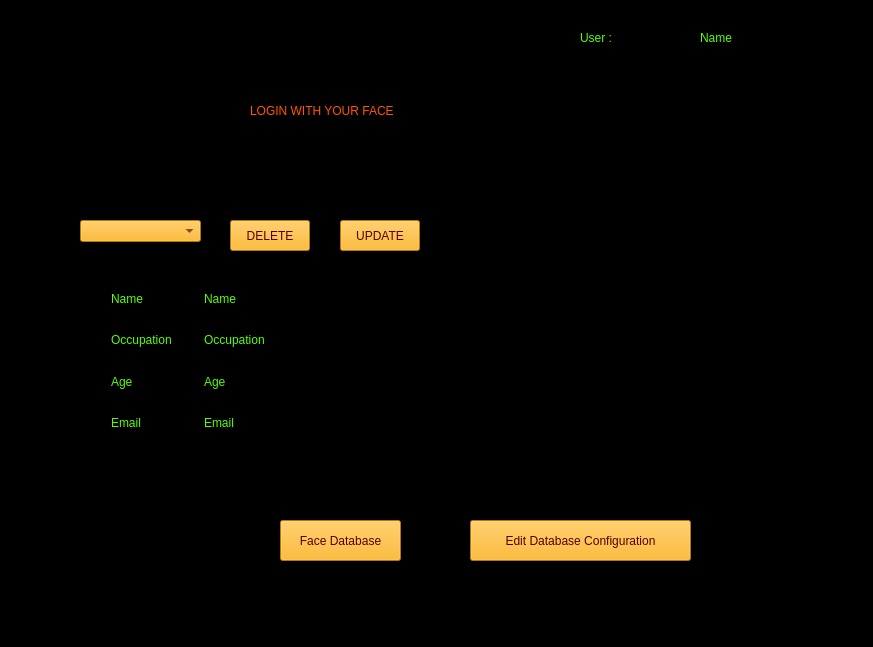
<?xml version="1.0" encoding="UTF-8"?>
<ui version="4.0">
 <class>ControlPanel</class>
 <widget class="QWidget" name="ControlPanel">
  <property name="geometry">
   <rect>
    <x>0</x>
    <y>0</y>
    <width>873</width>
    <height>647</height>
   </rect>
  </property>
  <property name="windowTitle">
   <string>ControlPanel</string>
  </property>
  <property name="styleSheet">
   <string notr="true">background-color: rgb(0, 0, 0);</string>
  </property>
  <widget class="QLabel" name="loginLabel">
   <property name="geometry">
    <rect>
     <x>250</x>
     <y>60</y>
     <width>481</width>
     <height>101</height>
    </rect>
   </property>
   <property name="styleSheet">
    <string notr="true">background-color: rgba(255, 255, 255, 0);color: rgb(255, 85, 0);
font: bold 26pt &quot;Century Gothic&quot;;</string>
   </property>
   <property name="text">
    <string>LOGIN WITH YOUR FACE</string>
   </property>
  </widget>
  <widget class="QLabel" name="videoFeed">
   <property name="geometry">
    <rect>
     <x>310</x>
     <y>200</y>
     <width>280</width>
     <height>280</height>
    </rect>
   </property>
   <property name="styleSheet">
    <string notr="true">background-color: rgba(255, 255, 255, 0);</string>
   </property>
   <property name="text">
    <string>TextLabel</string>
   </property>
  </widget>
  <widget class="QLabel" name="userLabel">
   <property name="geometry">
    <rect>
     <x>580</x>
     <y>20</y>
     <width>81</width>
     <height>35</height>
    </rect>
   </property>
   <property name="styleSheet">
    <string notr="true">background-color: rgba(255, 255, 255, 0);color: rgb(85, 255, 0);
font: bold 12pt &quot;Century Gothic&quot;;</string>
   </property>
   <property name="text">
    <string>User :</string>
   </property>
  </widget>
  <widget class="QLabel" name="usernameValue">
   <property name="geometry">
    <rect>
     <x>700</x>
     <y>20</y>
     <width>151</width>
     <height>35</height>
    </rect>
   </property>
   <property name="styleSheet">
    <string notr="true">background-color: rgba(255, 255, 255, 0);color: rgb(85, 255, 0);
font: bold 12pt &quot;Century Gothic&quot;;</string>
   </property>
   <property name="text">
    <string>Name</string>
   </property>
  </widget>
  <widget class="QPushButton" name="deleteButton">
   <property name="geometry">
    <rect>
     <x>230</x>
     <y>220</y>
     <width>80</width>
     <height>31</height>
    </rect>
   </property>
   <property name="styleSheet">
    <string notr="true">color: rgb(85, 0, 0);
border-color: rgba(255, 255, 255, 0);
font: 75 12pt &quot;Microsoft YaHei&quot;;
background-color: rgb(255, 170, 0);
</string>
   </property>
   <property name="text">
    <string>DELETE</string>
   </property>
  </widget>
  <widget class="QComboBox" name="selectionComboBox">
   <property name="geometry">
    <rect>
     <x>80</x>
     <y>220</y>
     <width>121</width>
     <height>22</height>
    </rect>
   </property>
   <property name="styleSheet">
    <string notr="true">color: rgb(85, 0, 0);
border-color: rgba(255, 255, 255, 0);
font: 75 12pt &quot;Microsoft YaHei&quot;;
background-color: rgb(255, 170, 0);
</string>
   </property>
  </widget>
  <widget class="QPushButton" name="updateButton">
   <property name="geometry">
    <rect>
     <x>340</x>
     <y>220</y>
     <width>80</width>
     <height>31</height>
    </rect>
   </property>
   <property name="styleSheet">
    <string notr="true">color: rgb(85, 0, 0);
border-color: rgba(255, 255, 255, 0);
font: 75 12pt &quot;Microsoft YaHei&quot;;
background-color: rgb(255, 170, 0);
</string>
   </property>
   <property name="text">
    <string>UPDATE</string>
   </property>
  </widget>
  <widget class="QPushButton" name="faceDatabaseButton">
   <property name="geometry">
    <rect>
     <x>280</x>
     <y>520</y>
     <width>121</width>
     <height>41</height>
    </rect>
   </property>
   <property name="styleSheet">
    <string notr="true">font: 12pt &quot;Microsoft YaHei&quot;;color: rgb(85, 0, 0);
background-color: rgb(255, 170, 0);</string>
   </property>
   <property name="text">
    <string>Face Database</string>
   </property>
  </widget>
  <widget class="QPushButton" name="databaseConfigButton">
   <property name="geometry">
    <rect>
     <x>470</x>
     <y>520</y>
     <width>221</width>
     <height>41</height>
    </rect>
   </property>
   <property name="styleSheet">
    <string notr="true">font: 12pt &quot;Microsoft YaHei&quot;;color: rgb(85, 0, 0);
background-color: rgb(255, 170, 0);</string>
   </property>
   <property name="text">
    <string>Edit Database Configuration</string>
   </property>
  </widget>
  <widget class="QWidget" name="layoutWidget">
   <property name="geometry">
    <rect>
     <x>100</x>
     <y>270</y>
     <width>201</width>
     <height>181</height>
    </rect>
   </property>
   <layout class="QHBoxLayout" name="horizontalLayout">
    <item>
     <layout class="QVBoxLayout" name="verticalLayout">
      <item>
       <widget class="QLabel" name="nameLabel">
        <property name="styleSheet">
         <string notr="true">background-color: rgba(255, 255, 255, 0);color: rgb(85, 255, 0);
font: 10pt &quot;Lucida Console&quot;;</string>
        </property>
        <property name="text">
         <string>Name</string>
        </property>
       </widget>
      </item>
      <item>
       <widget class="QLabel" name="occupationLabel">
        <property name="styleSheet">
         <string notr="true">background-color: rgba(255, 255, 255, 0);color: rgb(85, 255, 0);
font: 10pt &quot;Lucida Console&quot;;</string>
        </property>
        <property name="text">
         <string>Occupation</string>
        </property>
       </widget>
      </item>
      <item>
       <widget class="QLabel" name="ageLabel">
        <property name="styleSheet">
         <string notr="true">background-color: rgba(255, 255, 255, 0);color: rgb(85, 255, 0);
font: 10pt &quot;Lucida Console&quot;;</string>
        </property>
        <property name="text">
         <string>Age</string>
        </property>
       </widget>
      </item>
      <item>
       <widget class="QLabel" name="emailLabel">
        <property name="styleSheet">
         <string notr="true">background-color: rgba(255, 255, 255, 0);color: rgb(85, 255, 0);
font: 10pt &quot;Lucida Console&quot;;</string>
        </property>
        <property name="text">
         <string>Email</string>
        </property>
       </widget>
      </item>
     </layout>
    </item>
    <item>
     <layout class="QVBoxLayout" name="verticalLayout_2">
      <item>
       <widget class="QLabel" name="nameValue">
        <property name="styleSheet">
         <string notr="true">background-color: rgba(255, 255, 255, 0);color: rgb(85, 255, 0);
font: 10pt &quot;Lucida Console&quot;;</string>
        </property>
        <property name="text">
         <string>Name</string>
        </property>
       </widget>
      </item>
      <item>
       <widget class="QLabel" name="occupationValue">
        <property name="styleSheet">
         <string notr="true">background-color: rgba(255, 255, 255, 0);color: rgb(85, 255, 0);
font: 10pt &quot;Lucida Console&quot;;</string>
        </property>
        <property name="text">
         <string>Occupation</string>
        </property>
       </widget>
      </item>
      <item>
       <widget class="QLabel" name="ageValue">
        <property name="styleSheet">
         <string notr="true">background-color: rgba(255, 255, 255, 0);color: rgb(85, 255, 0);
font: 10pt &quot;Lucida Console&quot;;</string>
        </property>
        <property name="text">
         <string>Age</string>
        </property>
       </widget>
      </item>
      <item>
       <widget class="QLabel" name="emailValue">
        <property name="styleSheet">
         <string notr="true">background-color: rgba(255, 255, 255, 0);color: rgb(85, 255, 0);
font: 10pt &quot;Lucida Console&quot;;</string>
        </property>
        <property name="text">
         <string>Email</string>
        </property>
       </widget>
      </item>
     </layout>
    </item>
   </layout>
  </widget>
 </widget>
 <layoutdefault spacing="6" margin="11"/>
 <resources/>
 <connections/>
</ui>
